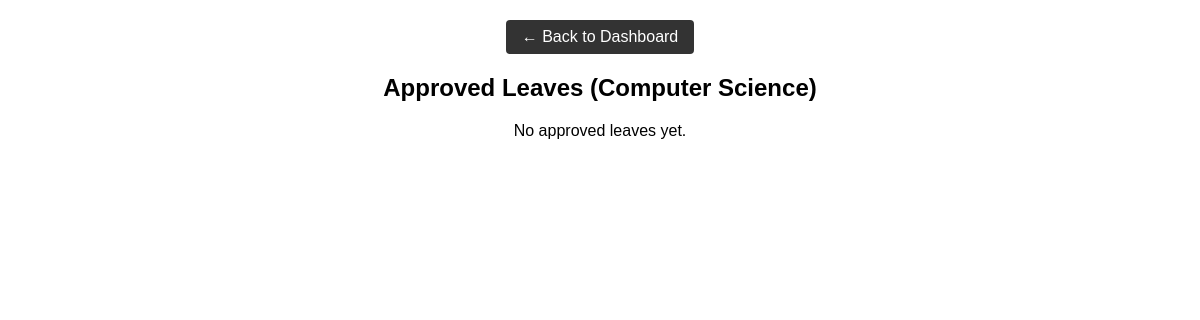
The app's page /approved_leave/ (signed in), older data.
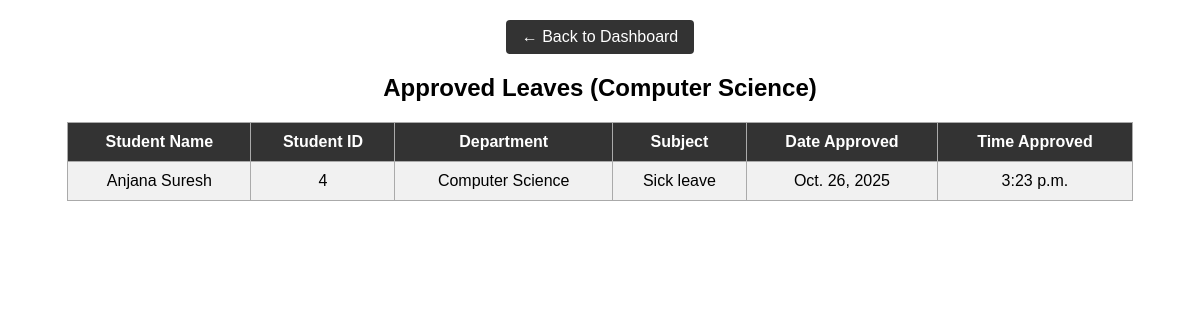
The same page, newer data.
### lmsapp/models.py (models this page shows, shortened)
class leave(models.Model):
    student = models.ForeignKey(student, on_delete=models.CASCADE)
    subject = models.CharField(max_length=100)
    content = models.TextField()
    date_applied = models.DateField(auto_now_add=True)
    time_applied = models.TimeField(auto_now_add=True)
    status = models.CharField(max_length=20, default='Pending')

class student(models.Model):
    name = models.CharField(max_length=50)
    year = models.CharField(max_length=50)
    department = models.CharField(max_length=50)
    email = models.CharField(max_length=50)
    phone= models.IntegerField()
    username = models.CharField(max_length=50)
    password = models.CharField(max_length=50)

### lmsapp/views.py (the view)
# urls.py: path('approved_leave/', views.approved_leave, name='approved_leave'),
def approved_leave(request):
    teacher_id = request.session.get('id')
    if not teacher_id:
        return redirect('teacherlogin')
    teacher_obj = teacher.objects.get(id=teacher_id)
    approved_leaves = leave.objects.filter(student__department=teacher_obj.department, status='Approved')
    return render(request, 'approved_leave.html', {
        'leaves': approved_leaves,
        'department': teacher_obj.department
    })

### templates/approved_leave.html (shortened to what this page needs)
<!DOCTYPE html>
<html lang="en">
<head>
</head>
<body>
    <a href="{% url 'teacherdashboard' %}" class="back-btn">← Back to Dashboard</a>
    <h2>Approved Leaves ({{ department }})</h2>
    {% if leaves %}
    <table>
        <tr>
            <th>Student Name</th>
            <th>Student ID</th>
            <th>Department</th>
            <th>Subject</th>
            <th>Date Approved</th>
            <th>Time Approved</th>
        </tr>
        {% for leave in leaves %}
        <tr>
            <td>{{ leave.student.name }}</td>
            <td>{{ leave.student.id }}</td>
            <td>{{ leave.student.department }}</td>
            <td>{{ leave.subject }}</td>
            <td>{{ leave.date_applied }}</td>
            <td>{{ leave.time_applied }}</td>
        </tr>
        {% endfor %}
    </table>
    {% else %}
    <p style="text-align:center;">No approved leaves yet.</p>
    {% endif %}
</body>
</html>

Row changes from the older to the newer data that the page shows:
now on this page (row edited): leave: student.name "Anjana Suresh", student.id "4", student.department "Computer Science", subject "Sick leave", date_applied "Oct. 26, 2025", time_applied "3:23 p.m."
Text that changed along with them:
text no longer shown: "No approved leaves yet."
text now shown: "Student Name Student ID Department Subject Date Approved Time Approved"
